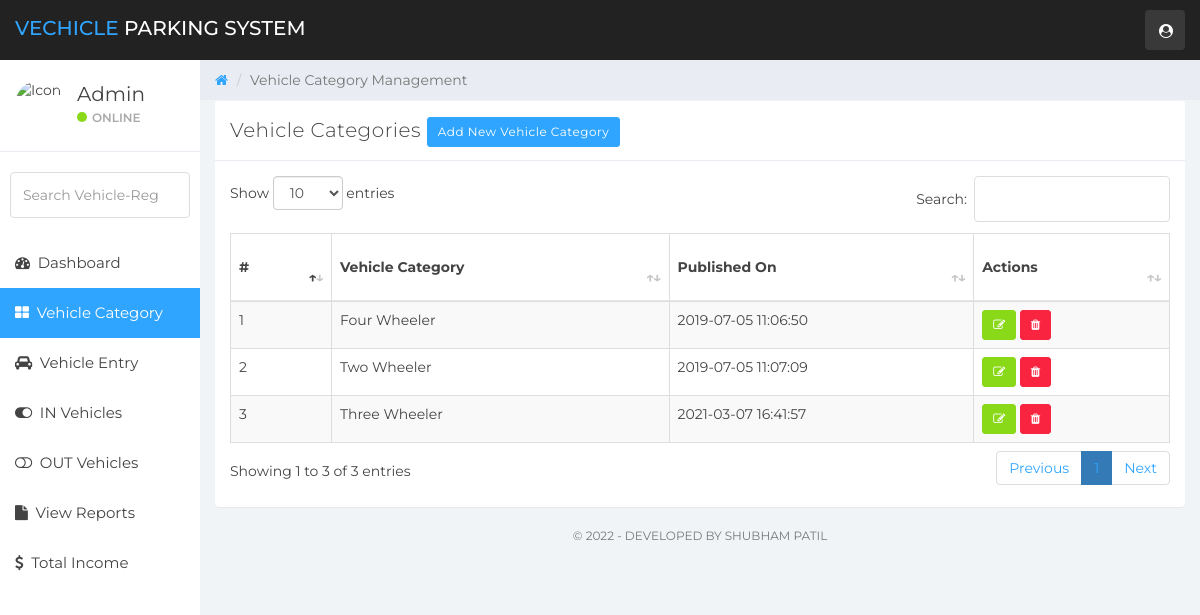
The app's page /vehicle-category.php (signed in) with its own data.
### tables this page shows
CREATE TABLE `vcategory` (
  `ID` int(10) NOT NULL,
  `VehicleCat` varchar(120) DEFAULT NULL,
  `shortDescription` varchar(50) NOT NULL,
  `CreationDate` timestamp NULL DEFAULT CURRENT_TIMESTAMP
);

### vehicle-category.php (the view, shortened to what this page needs)
<?php
    include('includes/dbconn.php');
    if (strlen($_SESSION['vpmsaid']==0)) {
        header('location:logout.php');
        } else {
?>
<!DOCTYPE html>
<html>
<head>
	<link href="css/bootstrap.min.css" rel="stylesheet">
	<link href="css/font-awesome.min.css" rel="stylesheet">
    <link href="css/datatable.css" rel="stylesheet">
	<link href="css/datepicker3.css" rel="stylesheet">
	<link href="css/styles.css" rel="stylesheet">
</head>
<body>
        <?php include 'includes/navigation.php' ?>
		<?php
		include 'includes/sidebar.php'
		?>
	<div class="col-sm-9 col-sm-offset-3 col-lg-10 col-lg-offset-2 main">
		<div class="row">
			<ol class="breadcrumb">
				<li><a href="dashboard.php">
					<em class="fa fa-home"></em>
				</a></li>
				<li class="active">Vehicle Category Management</li>
			</ol>
		</div>
		<div class="row">
			<div class="col-lg-12">
			</div>
		</div>
		<div class="row">
				<div class="col-lg-12">
					<div class="panel panel-default">
						<div class="panel-heading">Vehicle Categories <a href="add-category.php" type="button" class="btn btn-sm btn-primary">Add New Vehicle Category</a></div>
						<div class="panel-body">
                        <table id="example" class="table table-striped table-hover table-bordered" style="width:100%">
        <thead>
            <tr>
                <th>#</th>
                <th>Vehicle Category</th>
                <th>Published On</th>
                <th>Actions</th>
            </tr>
        </thead>
        <tbody>
        <?php
        $ret=mysqli_query($con,"SELECT * from  vcategory");
        $cnt=1;
        while ($row=mysqli_fetch_array($ret)) {
        ?>
            <tr>
            <td><?php echo $cnt;?></td>
            <td><?php  echo $row['VehicleCat'];?></td>
            <td><?php  echo $row['CreationDate'];?></td>
            <td><a href="update-category.php?editid=<?php echo $row['ID'];?>"> <button class="btn btn-success btn-sm"><i class="fa fa-edit"></i></button> </a>
            <a href="remove-category.php?editid=<?php echo $row['ID'];?>"> <button class="btn btn-danger btn-sm"><i class="fa fa-trash"></i></button> </a>
            </td>
            </tr>
                <?php $cnt=$cnt+1;}?>
        </tbody>
    </table>
						</div>
					</div>
				</div>
</div>
        <?php include 'includes/footer.php'?>
	</div>
</body>
</html>
<?php }  ?>

### css/datatable.css (style rules this page uses)
table.dataTable { clear: both; margin-top: 6px !important; margin-bottom: 6px !important; max-width: none !important; border-collapse: separate !important; border-spacing: 0; }
table.dataTable td, table.dataTable th { -webkit-box-sizing: content-box; box-sizing: content-box; }
table.dataTable > thead > tr > th:not(.sorting_disabled), table.dataTable > thead > tr > td:not(.sorting_disabled) { padding-right: 30px; }
table.dataTable > thead .sorting, table.dataTable > thead .sorting_asc, table.dataTable > thead .sorting_desc, table.dataTable > thead .sorting_asc_disabled, table.dataTable > thead .sorting_desc_disabled { cursor: pointer; position: relative; }
table.dataTable > thead .sorting:before, table.dataTable > thead .sorting:after, table.dataTable > thead .sorting_asc:before, table.dataTable > thead .sorting_asc:after, table.dataTable > thead .sorting_desc:before, table.dataTable > thead .sorting_desc:after, table.dataTable > thead .sorting_asc_disabled:before, table.dataTable > thead .sorting_asc_disabled:after, table.dataTable > thead .sorting_desc_disabled:before, table.dataTable > thead .sorting_desc_disabled:after { position: absolute; bottom: 0.9em; display: block; opacity: 0.3; }
table.dataTable > thead .sorting:before, table.dataTable > thead .sorting_asc:before, table.dataTable > thead .sorting_desc:before, table.dataTable > thead .sorting_asc_disabled:before, table.dataTable > thead .sorting_desc_disabled:before { right: 1em; content: "↑"; }
table.dataTable > thead .sorting:after, table.dataTable > thead .sorting_asc:after, table.dataTable > thead .sorting_desc:after, table.dataTable > thead .sorting_asc_disabled:after, table.dataTable > thead .sorting_desc_disabled:after { right: 0.5em; content: "↓"; }
table.dataTable > thead .sorting_asc:before, table.dataTable > thead .sorting_desc:after { opacity: 1; }
table.table-bordered.dataTable { border-right-width: 0; }
table.table-bordered.dataTable th, table.table-bordered.dataTable td { border-left-width: 0; }
table.table-bordered.dataTable th:last-child, table.table-bordered.dataTable th:last-child, table.table-bordered.dataTable td:last-child, table.table-bordered.dataTable td:last-child { border-right-width: 1px; }
table.table-bordered.dataTable tbody th, table.table-bordered.dataTable tbody td { border-bottom-width: 0; }

### records on screen
vcategory: VehicleCat "Four Wheeler", CreationDate "2019-07-05 11:06:50"
vcategory: VehicleCat "Two Wheeler", CreationDate "2019-07-05 11:07:09"
vcategory: VehicleCat "Three Wheeler", CreationDate "2021-03-07 16:41:57"
